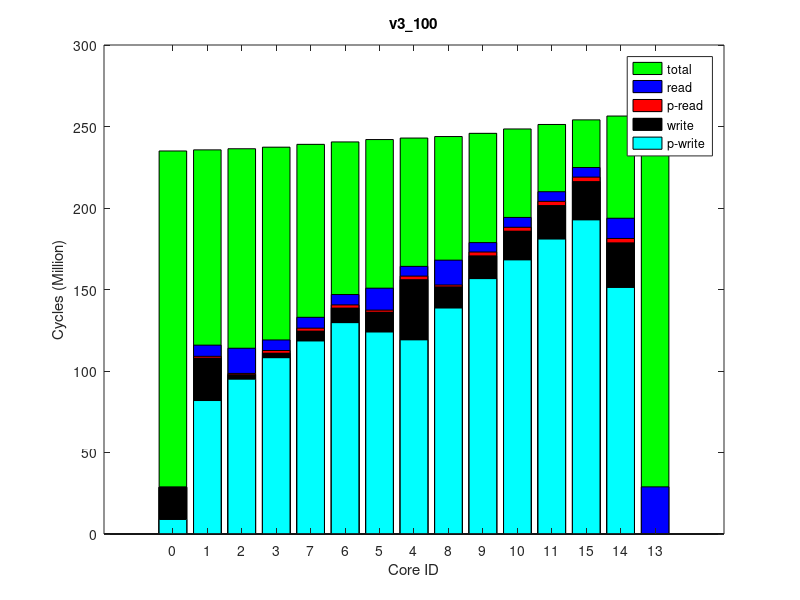

MATLAB code to generate this figure:
times(1, :, :) = [
213666, 236539617, 0
1112401, 237223616, 0
801183, 237913450, 0
1673614, 238880213, 0
2185156, 244477317, 0
1296922, 243557401, 0
1965086, 242099057, 0
1813147, 240612998, 0
1145894, 245403125, 0
2354281, 247368884, 0
2401187, 250050019, 0
2570127, 252812702, 0
0, 258361163, 0
2696364, 258072867, 0
2741533, 255717242, 0
];
times(2, :, :) = [
213666, 236536863, 0
1112382, 237220800, 0
800664, 237908615, 0
1675121, 238878661, 0
2186871, 244473012, 0
1296126, 243553517, 0
1968485, 242095637, 0
1818464, 240610953, 0
1146692, 245398816, 0
2352427, 247364427, 0
2402508, 250045927, 0
2573935, 252807367, 0
0, 258352809, 0
2696591, 258072169, 0
2740830, 255704843, 0
];
times(3, :, :) = [
213666, 236534215, 0
1112110, 237218025, 0
802036, 237908249, 0
1675028, 238876688, 0
2186253, 244474755, 0
1297652, 243554943, 0
1966738, 242096481, 0
1817266, 240610354, 0
1146304, 245400279, 0
2354305, 247366677, 0
2401869, 250048178, 0
2569980, 252811886, 0
0, 258360648, 0
2696125, 258078952, 0
2741137, 255714800, 0
];
times(4, :, :) = [
213666, 236516762, 0
1112238, 237201573, 0
801099, 237891567, 0
1672560, 238854134, 0
2186466, 244451470, 0
1297067, 243531662, 0
1964769, 242073812, 0
1810287, 240587515, 0
1147410, 245377102, 0
2353373, 247342467, 0
2401066, 250025571, 0
2572992, 252788166, 0
0, 258335846, 0
2695851, 258053196, 0
2740317, 255692235, 0
];
times(5, :, :) = [
213666, 236536022, 0
1112239, 237220290, 0
800468, 237909567, 0
1674113, 238876920, 0
2184910, 244472927, 0
1294941, 243553482, 0
1965370, 242095361, 0
1815616, 240609801, 0
1146759, 245398428, 0
2355636, 247364886, 0
2401075, 250046970, 0
2572279, 252810046, 0
0, 258356949, 0
2696303, 258074901, 0
2740008, 255715399, 0
];
times(6, :, :) = [
213666, 236535263, 0
1112228, 237220709, 0
801437, 237910103, 0
1673959, 238874980, 0
2184744, 244470866, 0
1294912, 243551260, 0
1965602, 242093972, 0
1815859, 240607327, 0
1147364, 245396734, 0
2356001, 247363498, 0
2401740, 250045138, 0
2571738, 252806995, 0
0, 258345843, 0
2696214, 258068088, 0
2741647, 255704723, 0
];
times(7, :, :) = [
213666, 236528121, 0
1112109, 237211688, 0
799826, 237901732, 0
1674219, 238869289, 0
2185129, 244465435, 0
1296863, 243545816, 0
1965387, 242087377, 0
1816234, 240602166, 0
1145514, 245391171, 0
2353157, 247356770, 0
2401506, 250037552, 0
2570825, 252799513, 0
0, 258342712, 0
2696669, 258062442, 0
2739683, 255698060, 0
];
times(8, :, :) = [
213666, 236540118, 0
1112025, 237225466, 0
802228, 237914572, 0
1673944, 238883242, 0
2185713, 244479743, 0
1295783, 243560389, 0
1966978, 242101672, 0
1817433, 240616491, 0
1145952, 245405690, 0
2354310, 247371784, 0
2401065, 250054456, 0
2570422, 252817708, 0
0, 258356832, 0
2696225, 258077930, 0
2740423, 255714957, 0
];
times(9, :, :) = [
213666, 236533197, 0
1112184, 237217489, 0
801870, 237905548, 0
1674283, 238874779, 0
2185643, 244471954, 0
1296670, 243552186, 0
1966596, 242093930, 0
1817336, 240607441, 0
1145847, 245397636, 0
2354051, 247363887, 0
2402292, 250045334, 0
2573265, 252807349, 0
0, 258346924, 0
2696225, 258066819, 0
2741203, 255705830, 0
];
times(10, :, :) = [
213666, 236533066, 0
1112359, 237216756, 0
801146, 237905672, 0
1673178, 238874105, 0
2186877, 244471044, 0
1295689, 243550754, 0
1968598, 242092546, 0
1816706, 240606407, 0
1147346, 245396480, 0
2356418, 247363069, 0
2400659, 250044203, 0
2569300, 252807460, 0
0, 258364091, 0
2695969, 258076582, 0
2740413, 255709039, 0
];
ave_times = round(squeeze(mean(times)));
format long g, ave_times
std_times = round(squeeze(std(times)));
format long g, std_times
polling_read_times = ave_times;
times(1, :, :) = [
8881498, 235137665, 0
81725472, 235822382, 0
94747794, 236510617, 0
108114435, 237474547, 0
119003289, 243155061, 0
123781437, 242213049, 0
129521605, 240725769, 0
118300454, 239215907, 0
138562812, 244103502, 0
156735240, 246139680, 0
168203978, 248903693, 0
181017447, 251742757, 0
0, 257270806, 0
151238628, 256993462, 0
192732443, 254626580, 0
];
times(2, :, :) = [
8907524, 235140839, 0
81994599, 235824653, 0
95097081, 236513371, 0
108186201, 237477755, 0
119169026, 243155099, 0
123992551, 242213178, 0
129748675, 240728074, 0
118531095, 239218787, 0
138611604, 244103093, 0
156659255, 246138454, 0
168164331, 248904236, 0
180959336, 251743705, 0
0, 257279453, 0
151248117, 256999740, 0
192694299, 254627155, 0
];
times(3, :, :) = [
8910735, 235152315, 0
81946506, 235835307, 0
95046023, 236524962, 0
108142716, 237487682, 0
119186705, 243164390, 0
123959335, 242223183, 0
129704706, 240737167, 0
118439658, 239228424, 0
138653425, 244112987, 0
156720752, 246148956, 0
168199679, 248913873, 0
180966081, 251759893, 0
0, 257284278, 0
151249509, 257006435, 0
192764000, 254642694, 0
];
times(4, :, :) = [
8892994, 235138811, 0
81943263, 235822224, 0
95070033, 236511115, 0
108252714, 237475445, 0
119240308, 243157424, 0
123993548, 242214560, 0
129813762, 240726099, 0
118548844, 239216449, 0
138669608, 244106447, 0
156591743, 246142455, 0
168246539, 248906935, 0
180964231, 251750351, 0
0, 257278372, 0
151250535, 257002890, 0
192693766, 254635661, 0
];
times(5, :, :) = [
8912824, 235152949, 0
81760540, 235835961, 0
94734735, 236526031, 0
108066548, 237488978, 0
119040075, 243168418, 0
123875658, 242225801, 0
129522844, 240738409, 0
118328380, 239229151, 0
138567643, 244116963, 0
156578487, 246152531, 0
168051900, 248915563, 0
180853048, 251757221, 0
0, 257287867, 0
151257421, 257008593, 0
192686983, 254641947, 0
];
times(6, :, :) = [
8901825, 235154683, 0
81741682, 235838288, 0
94722969, 236526814, 0
108046269, 237492190, 0
119057020, 243170016, 0
123894901, 242229800, 0
129596714, 240743347, 0
118300888, 239233622, 0
138785747, 244119554, 0
156636357, 246155476, 0
168141665, 248918226, 0
180871677, 251759267, 0
0, 257272149, 0
151245637, 256995731, 0
192694656, 254643091, 0
];
times(7, :, :) = [
8931248, 235153111, 0
81966408, 235835874, 0
95072965, 236524660, 0
108142801, 237488577, 0
119096010, 243166310, 0
123916034, 242224339, 0
129668269, 240737713, 0
118450941, 239229019, 0
138639121, 244114754, 0
156761542, 246150657, 0
168218634, 248915241, 0
181035383, 251755935, 0
0, 257291912, 0
151258648, 257013134, 0
192720289, 254637255, 0
];
times(8, :, :) = [
8902858, 235146702, 0
81880013, 235830931, 0
94980024, 236517719, 0
108162102, 237481880, 0
119133129, 243161136, 0
123947736, 242218880, 0
129677215, 240732659, 0
118414193, 239223587, 0
138651075, 244109598, 0
156720118, 246146882, 0
168165019, 248912300, 0
180979867, 251751359, 0
0, 257280023, 0
151244163, 257002283, 0
192705662, 254634567, 0
];
times(9, :, :) = [
8923161, 235145687, 0
81980943, 235828359, 0
95125905, 236518306, 0
108282685, 237484307, 0
119124061, 243162939, 0
123971883, 242220240, 0
129743981, 240734262, 0
118526422, 239225293, 0
138654940, 244110788, 0
156679312, 246147487, 0
168125680, 248913444, 0
180925319, 251755327, 0
0, 257282492, 0
151249724, 257001276, 0
192687358, 254639539, 0
];
times(10, :, :) = [
8902484, 235145696, 0
81938388, 235828170, 0
95042224, 236516186, 0
108136512, 237483027, 0
119044802, 243163011, 0
123899744, 242220397, 0
129679883, 240732852, 0
118457943, 239224348, 0
138582094, 244111568, 0
156682053, 246149266, 0
168164278, 248911546, 0
180995278, 251751907, 0
0, 257284519, 0
151242046, 257004059, 0
192724643, 254637021, 0
];
ave_times = round(squeeze(mean(times)));
format long g, ave_times
std_times = round(squeeze(std(times)));
format long g, std_times
polling_write_times = ave_times;
times(1, :, :) = [
0, 261730229, 0
7973575, 262494725, 64000
16249512, 263239803, 128000
8124070, 264274300, 64000
8168290, 270448155, 64000
14764153, 269420531, 128000
8335332, 267805290, 64000
8477584, 266148810, 64000
16393128, 271447775, 128000
8139277, 273603012, 64000
8447520, 276533558, 64000
8487599, 279506977, 64000
28927081, 285346375, 255980
15103542, 285055053, 128000
8645362, 282552570, 64000
];
times(2, :, :) = [
0, 261735966, 0
7967317, 262502093, 64000
16249760, 263247191, 128000
8158713, 264293252, 64000
8166906, 270481417, 64000
14767089, 269453725, 128000
8335010, 267838327, 64000
8478964, 266183026, 64000
16412293, 271484642, 128000
8138931, 273640046, 64000
8450251, 276569894, 64000
8489621, 279546533, 64000
28926440, 285379624, 255980
15107126, 285087722, 128000
8647803, 282592528, 64000
];
times(3, :, :) = [
0, 261746301, 0
7970301, 262511633, 64000
16249850, 263256488, 128000
8159455, 264291947, 64000
8170171, 270464203, 64000
14766674, 269437778, 128000
8335638, 267823840, 64000
8481077, 266170416, 64000
16406613, 271465722, 128000
8134350, 273621849, 64000
8447423, 276550185, 64000
8486758, 279525705, 64000
28927714, 285361326, 255980
15103958, 285066208, 128000
8650017, 282571717, 64000
];
times(4, :, :) = [
0, 261733460, 0
7968524, 262498484, 64000
16250625, 263245166, 128000
8159066, 264280471, 64000
8167227, 270452955, 64000
14765260, 269426284, 128000
8333914, 267812081, 64000
8478804, 266155092, 64000
16388083, 271456263, 128000
8137292, 273608891, 64000
8449539, 276537601, 64000
8488330, 279510565, 64000
28925622, 285340613, 255980
15103841, 285049715, 128000
8650939, 282556452, 64000
];
times(5, :, :) = [
0, 261743120, 0
7969787, 262507930, 64000
16253105, 263254246, 128000
8124720, 264289393, 64000
8169445, 270468967, 64000
14763781, 269442065, 128000
8334089, 267828680, 64000
8480773, 266173139, 64000
16377384, 271470501, 128000
8137479, 273626254, 64000
8449787, 276554584, 64000
8487751, 279524010, 64000
28926880, 285361630, 255980
15103336, 285069231, 128000
8645693, 282569942, 64000
];
times(6, :, :) = [
0, 261747257, 0
7966845, 262513153, 64000
16250200, 263258976, 128000
8160617, 264293180, 64000
8166023, 270466886, 64000
14763900, 269438524, 128000
8333298, 267823041, 64000
8482262, 266166143, 64000
16389943, 271468441, 128000
8138476, 273620834, 64000
8450156, 276547454, 64000
8489436, 279515912, 64000
28928023, 285331635, 255980
15104602, 285040494, 128000
8647532, 282560845, 64000
];
times(7, :, :) = [
0, 261748084, 0
7968284, 262513468, 64000
16251871, 263259046, 128000
8159657, 264292702, 64000
8169181, 270461091, 64000
14764662, 269436513, 128000
8335298, 267822328, 64000
8478747, 266164422, 64000
16384115, 271463306, 128000
8138693, 273616151, 64000
8448258, 276544976, 64000
8487735, 279520918, 64000
28926110, 285356215, 255980
15102023, 285061464, 128000
8645376, 282565597, 64000
];
times(8, :, :) = [
0, 261751860, 0
7969697, 262518667, 64000
16253764, 263264215, 128000
8127174, 264309358, 64000
8166367, 270479422, 64000
14765692, 269453797, 128000
8334973, 267840620, 64000
8482374, 266183412, 64000
16410178, 271482068, 128000
8135388, 273638278, 64000
8448608, 276567018, 64000
8488418, 279535885, 64000
28927205, 285374822, 255980
15105027, 285086146, 128000
8648756, 282580169, 64000
];
times(9, :, :) = [
0, 261731571, 0
7972772, 262496405, 64000
16253251, 263242547, 128000
8125314, 264277614, 64000
8168066, 270448001, 64000
14765249, 269422048, 128000
8333977, 267807896, 64000
8478472, 266149879, 64000
16390692, 271450116, 128000
8139583, 273603979, 64000
8448940, 276530926, 64000
8487499, 279500584, 64000
28926262, 285346748, 255980
15107263, 285051156, 128000
8649599, 282546452, 64000
];
times(10, :, :) = [
0, 261725033, 0
7966929, 262490741, 64000
16251990, 263236457, 128000
8160141, 264280632, 64000
8169222, 270461033, 64000
14766084, 269434552, 128000
8335846, 267819951, 64000
8480178, 266162955, 64000
16384709, 271462063, 128000
8138927, 273617919, 64000
8448612, 276546486, 64000
8487342, 279518743, 64000
28926281, 285349987, 255980
15102088, 285055513, 128000
8647968, 282564103, 64000
];
ave_times = round(squeeze(mean(times)));
format long g, ave_times
std_times = round(squeeze(std(times)));
format long g, std_times
read_times = ave_times;
times(1, :, :) = [
0, 234985172, 0
0, 235666743, 0
0, 236355574, 0
0, 237320468, 0
0, 242914564, 0
0, 241993964, 0
0, 240538337, 0
0, 239054070, 0
0, 243840406, 0
0, 245809464, 0
0, 248487217, 0
0, 251247551, 0
0, 256698677, 0
0, 256418276, 0
0, 254069900, 0
];
times(2, :, :) = [
0, 234983587, 0
0, 235664091, 0
0, 236351028, 0
0, 237312262, 0
0, 242906424, 0
0, 241986254, 0
0, 240529894, 0
0, 239044701, 0
0, 243833170, 0
0, 245801570, 0
0, 248480391, 0
0, 251239211, 0
0, 256687615, 0
0, 256402496, 0
0, 254058072, 0
];
times(3, :, :) = [
0, 234989069, 0
0, 235670185, 0
0, 236358337, 0
0, 237323479, 0
0, 242919954, 0
0, 241998643, 0
0, 240542723, 0
0, 239056391, 0
0, 243846590, 0
0, 245816125, 0
0, 248494549, 0
0, 251253267, 0
0, 256721921, 0
0, 256440375, 0
0, 254081349, 0
];
times(4, :, :) = [
0, 234974769, 0
0, 235656770, 0
0, 236343375, 0
0, 237308382, 0
0, 242903410, 0
0, 241982992, 0
0, 240526811, 0
0, 239041107, 0
0, 243829513, 0
0, 245798849, 0
0, 248476324, 0
0, 251233600, 0
0, 256677206, 0
0, 256399623, 0
0, 254051857, 0
];
times(5, :, :) = [
0, 235016630, 0
0, 235698646, 0
0, 236385728, 0
0, 237351053, 0
0, 242947492, 0
0, 242026601, 0
0, 240569830, 0
0, 239083797, 0
0, 243873646, 0
0, 245842463, 0
0, 248520993, 0
0, 251278350, 0
0, 256728235, 0
0, 256447887, 0
0, 254106759, 0
];
times(6, :, :) = [
0, 234973766, 0
0, 235655265, 0
0, 236341877, 0
0, 237307745, 0
0, 242903989, 0
0, 241983332, 0
0, 240526608, 0
0, 239040680, 0
0, 243829394, 0
0, 245797986, 0
0, 248475652, 0
0, 251233839, 0
0, 256682933, 0
0, 256399898, 0
0, 254057207, 0
];
times(7, :, :) = [
0, 235001863, 0
0, 235682882, 0
0, 236368919, 0
0, 237331328, 0
0, 242925957, 0
0, 242005084, 0
0, 240549744, 0
0, 239064845, 0
0, 243851659, 0
0, 245821072, 0
0, 248500234, 0
0, 251257579, 0
0, 256706662, 0
0, 256424371, 0
0, 254079790, 0
];
times(8, :, :) = [
0, 234985738, 0
0, 235668163, 0
0, 236355318, 0
0, 237319738, 0
0, 242916941, 0
0, 241995072, 0
0, 240539217, 0
0, 239052512, 0
0, 243843067, 0
0, 245811241, 0
0, 248489763, 0
0, 251247916, 0
0, 256707854, 0
0, 256426382, 0
0, 254073371, 0
];
times(9, :, :) = [
0, 234990815, 0
0, 235672508, 0
0, 236360095, 0
0, 237322279, 0
0, 242916389, 0
0, 241995006, 0
0, 240539521, 0
0, 239055262, 0
0, 243842290, 0
0, 245811608, 0
0, 248490760, 0
0, 251249079, 0
0, 256706331, 0
0, 256420768, 0
0, 254076612, 0
];
times(10, :, :) = [
0, 234986421, 0
0, 235668494, 0
0, 236356556, 0
0, 237319717, 0
0, 242914869, 0
0, 241993709, 0
0, 240537123, 0
0, 239052774, 0
0, 243841080, 0
0, 245809808, 0
0, 248489004, 0
0, 251246699, 0
0, 256699599, 0
0, 256415787, 0
0, 254068996, 0
];
ave_times = round(squeeze(mean(times)));
format long g, ave_times
std_times = round(squeeze(std(times)));
format long g, std_times
total_times = ave_times;
times(1, :, :) = [
28654842, 236399935, 64000
108105052, 237070608, 128000
97933045, 237748687, 64000
111211562, 238699137, 64000
156101401, 244323071, 128000
136125341, 243406837, 64000
138754167, 241920628, 64000
124669253, 240430629, 64000
151688509, 245263664, 64000
170750496, 247283404, 64000
185801353, 250033168, 64000
201573930, 252864510, 64000
0, 258375854, 0
178613116, 258095761, 64000
216222378, 255736731, 64000
];
times(2, :, :) = [
28604967, 236381040, 64000
107662400, 237053620, 128000
97511731, 237732453, 64000
110475630, 238682037, 64000
155921102, 244303017, 128000
135765190, 243386072, 64000
138272506, 241901662, 64000
124050004, 240412264, 64000
151398349, 245244454, 64000
170384802, 247266017, 64000
185651943, 250015825, 64000
201451269, 252844333, 64000
0, 258363664, 0
178605503, 258082926, 64000
216170678, 255718189, 64000
];
times(3, :, :) = [
28615992, 236396654, 64000
107944633, 237068353, 128000
97702631, 237748460, 64000
110985016, 238698138, 64000
156154738, 244322604, 128000
136148340, 243406519, 64000
138614636, 241919293, 64000
124490416, 240429444, 64000
151668055, 245263381, 64000
170745701, 247283989, 64000
185858407, 250031953, 64000
201577180, 252860604, 64000
0, 258372619, 0
178603072, 258093805, 64000
216190038, 255733975, 64000
];
times(4, :, :) = [
28621529, 236383189, 64000
107822920, 237056085, 128000
97615137, 237736326, 64000
110754427, 238684119, 64000
155863700, 244307149, 128000
135914197, 243390140, 64000
138475548, 241905079, 64000
124306148, 240415142, 64000
151468604, 245247549, 64000
170488754, 247269061, 64000
185681389, 250015912, 64000
201372337, 252840685, 64000
0, 258356401, 0
178587859, 258074267, 64000
216145443, 255715817, 64000
];
times(5, :, :) = [
28650171, 236410463, 64000
108078341, 237084352, 128000
97912165, 237764239, 64000
111172494, 238712318, 64000
156088274, 244338286, 128000
136085625, 243421958, 64000
138573505, 241934710, 64000
124555591, 240444158, 64000
151653206, 245279587, 64000
170659829, 247299664, 64000
185756717, 250050152, 64000
201530266, 252877427, 64000
0, 258404038, 0
178641275, 258123771, 64000
216274332, 255751815, 64000
];
times(6, :, :) = [
28616698, 236403349, 64000
107884164, 237075602, 128000
97705593, 237756088, 64000
110856090, 238703263, 64000
156054706, 244325330, 128000
136065419, 243408537, 64000
138624746, 241922203, 64000
124530266, 240433943, 64000
151596710, 245265859, 64000
170645068, 247286796, 64000
185739105, 250035378, 64000
201507403, 252864833, 64000
0, 258385033, 0
178620582, 258103861, 64000
216214162, 255741554, 64000
];
times(7, :, :) = [
28626089, 236402606, 64000
108031713, 237075605, 128000
97883792, 237754265, 64000
111229835, 238703810, 64000
155988770, 244326995, 128000
136277531, 243410544, 64000
138834119, 241924141, 64000
124745526, 240434421, 64000
151822025, 245267891, 64000
170773793, 247288214, 64000
185981266, 250038502, 64000
201613816, 252867899, 64000
0, 258390937, 0
178621641, 258105925, 64000
216266133, 255744360, 64000
];
times(8, :, :) = [
28606877, 236385362, 64000
107732762, 237058496, 128000
97633640, 237738590, 64000
110718220, 238686320, 64000
156037140, 244308282, 128000
136030673, 243392077, 64000
138502664, 241907461, 64000
124399339, 240417572, 64000
151624492, 245249468, 64000
170664400, 247268939, 64000
185683486, 250017902, 64000
201438037, 252847424, 64000
0, 258370775, 0
178608546, 258090969, 64000
216111562, 255719740, 64000
];
times(9, :, :) = [
28622428, 236385968, 64000
107864039, 237058701, 128000
97667405, 237739533, 64000
110877084, 238689189, 64000
156089117, 244311379, 128000
136058208, 243394906, 64000
138610776, 241909192, 64000
124514948, 240420003, 64000
151730862, 245251764, 64000
170739601, 247272571, 64000
185834713, 250023775, 64000
201585888, 252856895, 64000
0, 258383669, 0
178628721, 258098056, 64000
216237169, 255731705, 64000
];
times(10, :, :) = [
28631499, 236384770, 64000
107811510, 237057221, 128000
97598240, 237737577, 64000
110751713, 238685224, 64000
155929821, 244309540, 128000
136000036, 243392437, 64000
138559975, 241906072, 64000
124347980, 240416445, 64000
151491527, 245249815, 64000
170507906, 247270780, 64000
185663787, 250019254, 64000
201434135, 252849799, 64000
0, 258377113, 0
178616232, 258097198, 64000
216165047, 255726235, 64000
];
ave_times = round(squeeze(mean(times)));
format long g, ave_times
std_times = round(squeeze(std(times)));
format long g, std_times
write_times = ave_times;
mytitle = 'v3\_100';
order = [1 2 3 4 8 7 6 5 9 10 11 12 15 14 13];

total_times = total_times(:, 2)(order);

read_times = read_times(:, 1)(order);
write_times = write_times(:, 1)(order);

polling_read_times = polling_read_times(:, 1)(order);
polling_write_times = polling_write_times(:, 1)(order);

total_times /= 1000000;

read_times /= 1000000;
write_times /= 1000000;

polling_read_times /= 1000000;
polling_write_times /= 1000000;

% laying read on top of write
read_times += write_times;
polling_read_times += write_times;

figure(1);
clf()
% set(gcf, 'Position', get(0,'Screensize'));
% set(gcf,'units','normalized','outerposition',[0 0 1 1])
bar(0:14, total_times,'g');
hold on;
bar(0:14, read_times,'b');
bar(0:14, polling_read_times,'r');
bar(0:14, write_times,'k');
bar(0:14, polling_write_times,'c');
hold off

axis([-2 16 0 300])
% axis([-1 15])
set(gca,'XTick',0:14);
set(gca,'xticklabel',{ '0'; '1'; '2'; '3'; '7'; '6'; '5'; '4'; '8'; '9'; '10'; '11'; '15'; '14'; '13' })

xlabel('Core ID')
ylabel('Cycles (Million)')

legend('total', 'read', 'p-read', 'write', 'p-write')
title(mytitle)
print(1, strcat(mytitle, '.png'))
